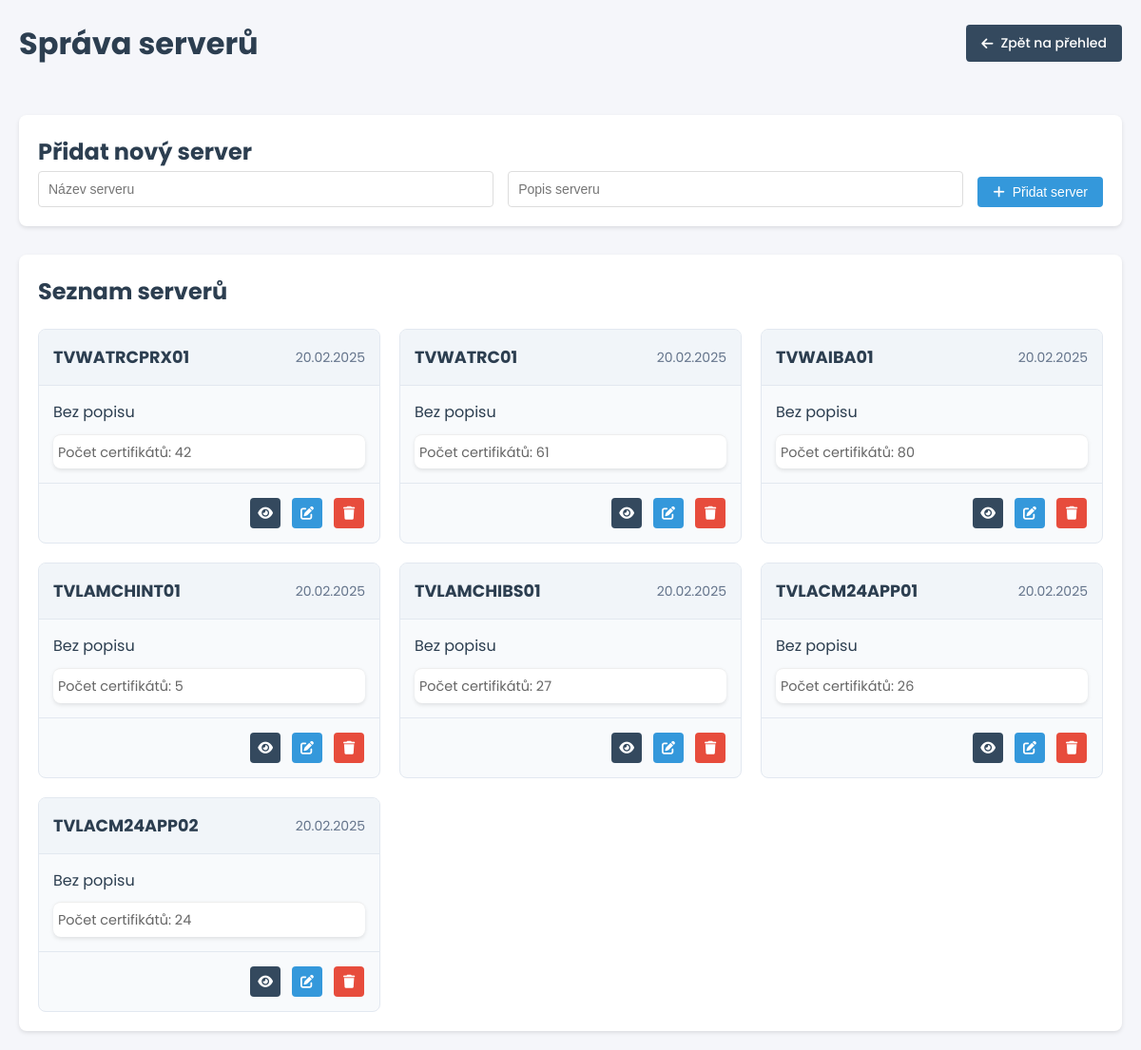
The page /evidence_certifikatu/servery on the database its author committed.
### models.py (models this page shows)
class Server(db.Model):
    id = db.Column(db.Integer, primary_key=True)
    nazev = db.Column(db.String(100), unique=True, nullable=False)
    popis = db.Column(db.Text)
    vytvoreno = db.Column(db.DateTime, default=datetime.utcnow)

### app.py (the view)
@app.route('/evidence_certifikatu/servery')
def servery():
    try:
        servery_s_pocty = db.session.query(
            Server,
            db.func.count(Certifikat.id).label('pocet_certifikatu')
        ).outerjoin(
            Certifikat,
            Server.nazev == Certifikat.server
        ).group_by(Server.id).all()
        servery_data = [{
            'id': server.id,
            'nazev': server.nazev,
            'popis': server.popis,
            'vytvoreno': server.vytvoreno,
            'pocet_certifikatu': pocet
        } for server, pocet in servery_s_pocty]
        return render_template('servery.html', servery=servery_data)
    except Exception as e:
        logger.error(f'Chyba při načítání seznamu serverů: {str(e)}', exc_info=True)
        flash(f'Chyba při načítání seznamu serverů: {str(e)}', 'error')
        return redirect(url_for('index'))

### templates/servery.html (shortened to what this page needs)
{% extends "base.html" %}
{% block content %}
<div class="server-management">
    <div class="header">
        <h1>Správa serverů</h1>
        <a href="{{ url_for('index') }}" class="button info">
            <i class="fas fa-arrow-left"></i>
            Zpět na přehled
        </a>
    </div>
    <div class="server-form-container">
        <h2>Přidat nový server</h2>
        <form method="POST" action="{{ url_for('pridat_server') }}" class="server-form">
            <div class="form-group">
                <input type="text" name="nazev" placeholder="Název serveru" required>
            </div>
            <div class="form-group">
                <input type="text" name="popis" placeholder="Popis serveru">
            </div>
            <button type="submit" class="button primary">
                <i class="fas fa-plus"></i>
                Přidat server
            </button>
        </form>
    </div>
    <div class="server-list-container">
        <h2>Seznam serverů</h2>
        <div class="server-grid">
            {% for server in servery %}
            <div class="server-card">
                <div class="server-card-header">
                    <h3>{{ server.nazev }}</h3>
                    <span class="server-date">{{ server.vytvoreno.strftime('%d.%m.%Y') }}</span>
                </div>
                <div class="server-card-body">
                    <p>{{ server.popis or 'Bez popisu' }}</p>
                    <div class="server-stats">
                        <span class="cert-count">
                            Počet certifikátů: {{ server.pocet_certifikatu }}
                        </span>
                    </div>
                </div>
                <div class="server-card-actions">
                    <button class="button small info" onclick="zobrazitDetailServeru('{{ server.id }}')" title="Detail">
                        <i class="fas fa-eye"></i>
                    </button>
                    <button class="button small primary" onclick="upravitServer('{{ server.id }}')" title="Upravit">
                        <i class="fas fa-edit"></i>
                    </button>
                    <button class="button small danger" onclick="smazatServer('{{ server.id }}')" title="Smazat">
                        <i class="fas fa-trash"></i>
                    </button>
                </div>
            </div>
            {% endfor %}
        </div>
    </div>
</div>
{% endblock %}

### static/css/style.css (style rules this page uses)
* { margin: 0; padding: 0; box-sizing: border-box; }
body { font-family: 'Poppins', sans-serif; background: #f5f6fa; color: #2c3e50; line-height: 1.6; padding: 20px; }
.button { border: none; border-radius: 4px; padding: 8px 16px; cursor: pointer; font-size: 14px; font-weight: 500; text-decoration: none; transition: all 0.2s; display: inline-flex; align-items: center; gap: 8px; justify-content: center; }
.button.primary { background: #3498db; color: white; }
.button.danger { background: #e74c3c; color: white; }
.button.info { background: #34495e; color: white; }
.button.small { padding: 6px; min-width: unset; width: 32px; height: 32px; display: inline-block; margin: 0 1px; flex: none; }
.button.small i { margin: 0 auto; }
.form-group { margin-bottom: 15px; }
.form-group input, .form-group select, .form-group textarea { width: 100%; padding: 8px; border: 1px solid #ddd; border-radius: 4px; font-size: 14px; }
.server-stats { background: white; border-radius: 8px; box-shadow: 0 2px 4px rgba(0,0,0,0.1); padding: 5px; border-top: 1px solid #eee; }
.cert-count { color: #666; font-size: 0.9rem; display: inline-block; }
.server-management { display: flex; flex-direction: column; gap: 30px; }
.header { display: flex; justify-content: space-between; align-items: center; margin-bottom: 20px; }
.server-form-container { background: white; padding: 20px; border-radius: 8px; box-shadow: 0 2px 4px rgba(0,0,0,0.1); }
.server-form { display: flex; gap: 15px; align-items: flex-end; }
.server-form .form-group { flex: 1; margin: 0; }
.server-form input { width: 100%; padding: 10px; border: 1px solid #ddd; border-radius: 4px; font-size: 14px; }
.server-list-container { background: white; padding: 20px; border-radius: 8px; box-shadow: 0 2px 4px rgba(0,0,0,0.1); }
.server-grid { display: grid; grid-template-columns: repeat(auto-fill, minmax(300px, 1fr)); gap: 20px; margin-top: 20px; }
.server-card { background: #f8fafc; border: 1px solid #e2e8f0; border-radius: 8px; overflow: hidden; }
.server-card-header { background: #f1f5f9; padding: 15px; border-bottom: 1px solid #e2e8f0; display: flex; justify-content: space-between; align-items: center; }
.server-card-header h3 { margin: 0; color: #2c3e50; font-size: 1.1rem; }
.server-date { font-size: 0.875rem; color: #64748b; }
.server-card-body { padding: 15px; min-height: 100px; display: flex; flex-direction: column; gap: 10px; }
.server-card-body p { margin: 0; flex-grow: 1; }
.server-card-actions { padding: 15px; border-top: 1px solid #e2e8f0; display: flex; gap: 10px; justify-content: flex-end; }

### rows shown on the page
Server: nazev "TVWATRCPRX01", vytvoreno "20.02.2025", popis "Bez popisu", pocet_certifikatu "42"
Server: nazev "TVWATRC01", vytvoreno "20.02.2025", popis "Bez popisu", pocet_certifikatu "61"
Server: nazev "TVWAIBA01", vytvoreno "20.02.2025", popis "Bez popisu", pocet_certifikatu "80"
Server: nazev "TVLAMCHINT01", vytvoreno "20.02.2025", popis "Bez popisu", pocet_certifikatu "5"
Server: nazev "TVLAMCHIBS01", vytvoreno "20.02.2025", popis "Bez popisu", pocet_certifikatu "27"
Server: nazev "TVLACM24APP01", vytvoreno "20.02.2025", popis "Bez popisu", pocet_certifikatu "26"
Server: nazev "TVLACM24APP02", vytvoreno "20.02.2025", popis "Bez popisu", pocet_certifikatu "24"
